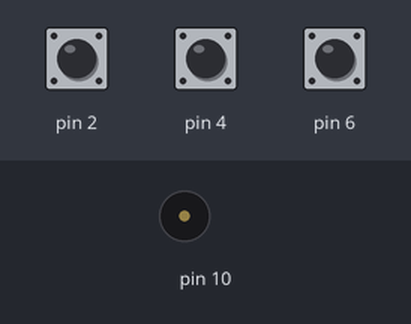
Simulated run of this sketch. Board: Arduino Uno, built with avr-gcc and run on an emulated ATmega328P. Parts: buzzer (waves = sounding). Inputs (shaded band) come from the test bench; at power-on: pin 2 HIGH, pin 4 HIGH, pin 6 HIGH.

Above: at 1.2 s.
1.3 s: pin 2 pulled LOW for 1 s
At 1.8 s:
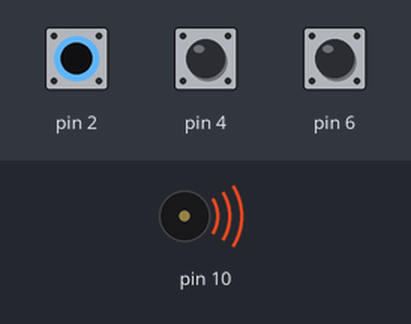
4.3 s: pin 4 pulled LOW for 3.2 s
At 8.6 s:
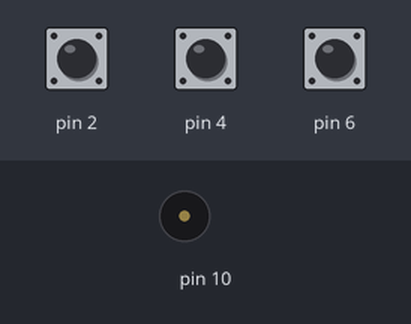
9.0 s: pin 2 pulled LOW for 3.2 s
At 9.5 s:
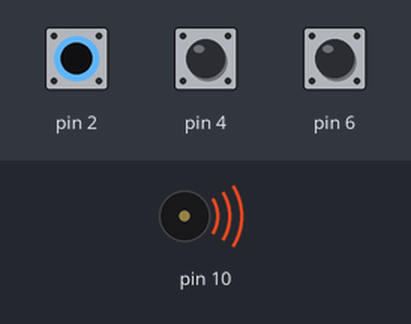
13.7 s: pin 6 pulled LOW for 3.2 s
At 18.3 s:
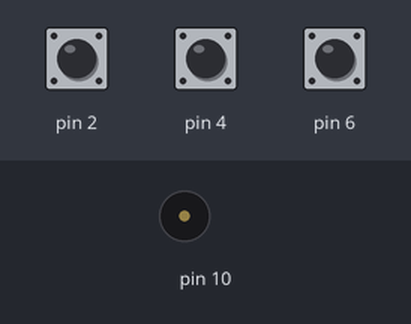
Timing chart, 0 to 19.4 s (numbered marks = the images above; inputs shaded):
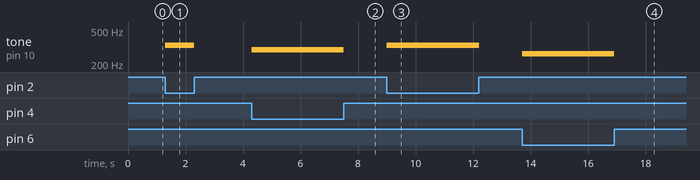

Measured:
- after the input at 1.3 s, tone on pin 10: silent → 330 Hz at once, → silent 1.0 s later
- after the input at 4.3 s, tone on pin 10: silent → 294 Hz at once, → silent 3.2 s later
- after the input at 9.0 s, tone on pin 10: silent → 330 Hz at once, → silent 3.2 s later
- after the input at 13.7 s, tone on pin 10: silent → 262 Hz at once, → silent 3.2 s later

The sketch:

Arduino_Piano.ino
```cpp
#define PIN 12
#define Key 0
#define BPM 120

#define jurokubu 15000/BPM       // 0.5*0.5*60*1000
#define hachibu 30000/BPM        // 0.5*60*1000
#define huten_hachibu 45000/BPM  // 1.5*0.5*60*1000
#define shibu 60000/BPM          // 60*1000
#define huten_shibu 90000/BPM    // 1.5*60*1000
#define nibu 120000/BPM          // 2*60*1000
#define huten_nibu 180000/BPM    // 2*1.5*60*1000
#define zen 240000/BPM           // 4*60*1000

#define soushoku 5000/BPM        // 数字は適当

#define  doL 0
#define dosL 1
#define  reL 2
#define resL 3
#define  miL 4
#define  faL 5
#define fasL 6
#define  soL 7
#define sosL 8
#define  raL 9
#define rasL 10
#define  siL 11

#define  doM 12
#define dosM 13
#define  reM 14
#define resM 15
#define  miM 16
#define  faM 17
#define fasM 18
#define  soM 19
#define sosM 20
#define  raM 21
#define rasM 22
#define  siM 23

#define  doH 24
#define dosH 25
#define  reH 26
#define resH 27
#define  miH 28
#define  faH 29
#define fasH 30
#define  soH 31
#define sosH 32
#define  raH 33
#define rasH 34
#define  siH 35

int note[] = {131, 139, 147, 156, 165, 175, 185, 196, 208, 220, 233, 247, 262, 277, 294, 311, 330, 349, 370, 392, 415, 440, 466, 494, 523, 554, 587, 622, 659, 698, 740, 784, 830, 880, 932, 988};

byte DO, RE, MI;
/*
 *
  tone(Pin, Freq, Long);
  delay(Long);
 *
  Freq:note(*** + Key):
 *
  tone(PIN, , );
  delay();
 *
 */

void setup() {
  pinMode(2, INPUT_PULLUP);
  pinMode(4, INPUT_PULLUP);
  pinMode(6, INPUT_PULLUP);
  pinMode(10, OUTPUT);
}

void loop() {
  DO = digitalRead(6);
  RE = digitalRead(4);
  MI = digitalRead(2);
  if(DO == 0){
    tone(10, note[doM], 100);
  }
  if(RE == 0){
    tone(10, note[reM], 100);
  }
  if(MI == 0){
    tone(10, note[miM], 100);
  }
  delay(100);
}
```
